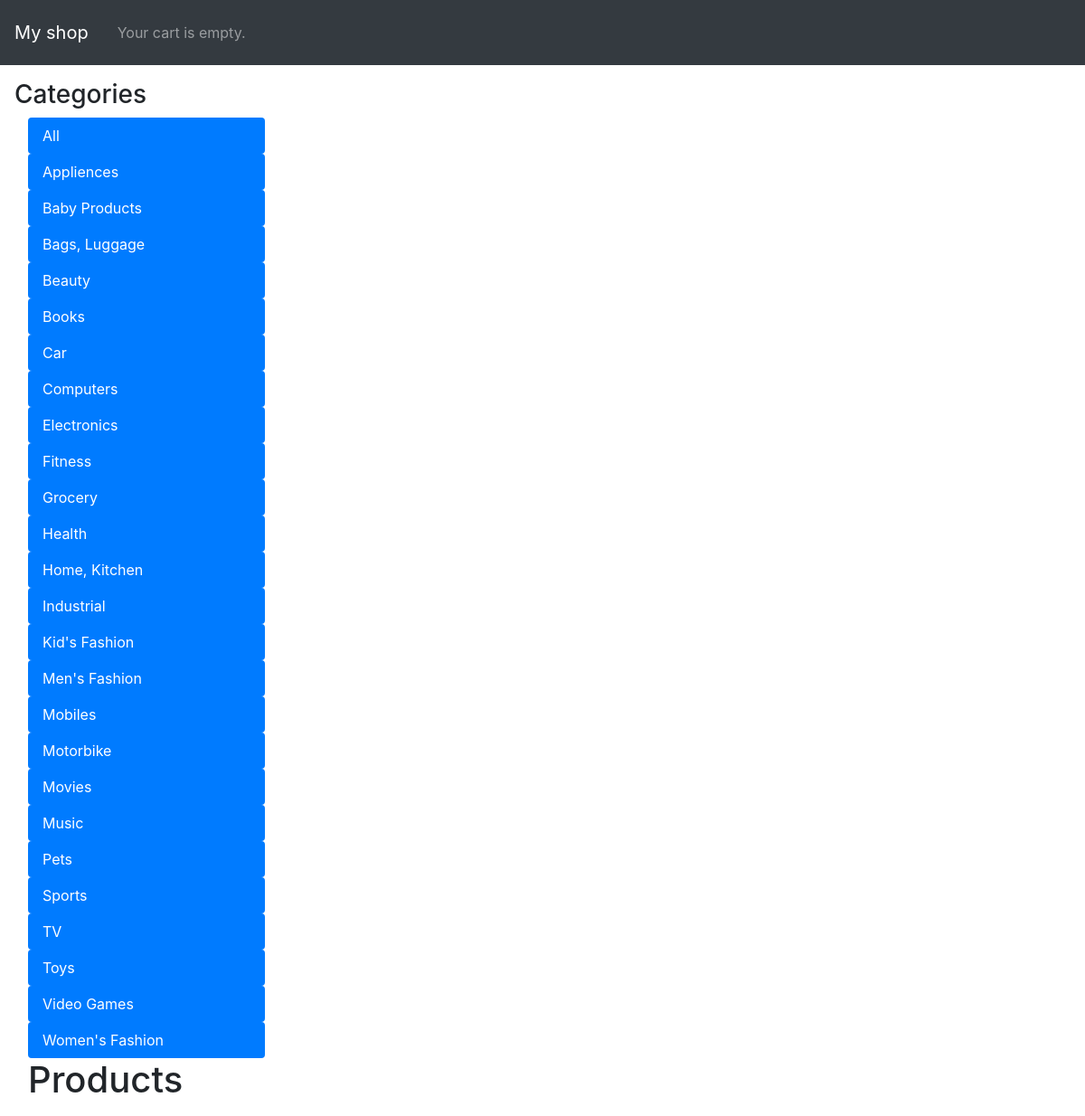
The page /ecart/ on the database its author committed.
### ecart/models.py (models this page shows, shortened)
class Category(models.Model):
    name = models.CharField(max_length=200, db_index=True, )
    slug = models.SlugField(max_length=200, unique=True, )
    class Meta:
        ordering = ('name',)
        verbose_name = 'category'
        verbose_name_plural = 'categories'
    def get_absolute_url(self):
        return reverse('ecart:product_list_by_category', args=[self.slug])

### ecart/views.py (the view)
# urls.py: path('', views.product_list_main , name='product_list'),
def product_list_main(request):
    category = None
    categories = Category.objects.all()
    products = Product.objects.filter(available=True)
    return render(request, 'ecart/product/list.html',{
        'category': category,
        'categories': categories,
        'products': products,
    })

### cart/cart.py (called while the page is built)
    def __len__(self):
        return sum(item['quantity'] for item in self.cart.values())

### cart/context_processors.py (called while the page is built)
def cart(request):
    return {'cart': Cart(request)}

### ecart/templates/ecart/product/list.html (shortened to what this page needs)
{% extends "ecart/base.html" %}
{% load static %}
{% block content %}
  <div style="height:100%">
    <h3>Categories</h3>
    <div class="col-3">
      <div class="nav flex-column nav-pills fixed-left" aria-orientation="vertical">
        <a class="nav-link active" id="v-pills-home-tab" data-toggle="pill" href="{% url 'ecart:product_list' %}">All</a>
        {% for c in categories %}
          <a class="nav-link active" id="v-pills-home-tab" data-toggle="pill" href="{{ c.get_absolute_url }}">{{ c.name }}</a>
        {% endfor %}
      </div>
    </div>
    <div id="main" class="product-list col-9">
      <h1>{% if category %}{{ category.name }}{% else %}Products{% endif %}</h1>
    </div>
  </div>
{% endblock %}

### ecart/templates/ecart/base.html (shortened to what this page needs)
{% load static %}
<!DOCTYPE html>
<html lang="en" dir="ltr">
  <head>
    <link href="{% static 'ecart/css/base.css' %}" rel="stylesheet">
    <link rel="stylesheet" href="https://cdn.jsdelivr.net/npm/bootstrap@4.5.3/dist/css/bootstrap.min.css">
  </head>
  <body>
    <nav class="navbar navbar-expand-lg navbar-dark bg-dark sticky-top md-3 p-3">
      <a class="navbar-brand logo" href="/ecart/">My shop</a>
      <div class="collapse navbar-collapse" id="navbarSupportedContent">
        <div class="cart">
          {% with total_items=cart|length %}
            {% if cart|length > 0 %}
              Your cart:
              <a class="nav-link" href="{% url "cart:cart_detail" %}">
                {{ total_items }} item{{ total_items|pluralize }},
                ${{ cart.get_total_price }}
              </a>
            {% else %}
              <span class="nav-link navbar-text">
                Your cart is empty.
              </span>
            {% endif %}
          {% endwith %}
        </div>
      </div>
    </nav>
    <div class="m-3">
      {% block content %}
      {% endblock %}
    </div>
  </body>
</html>

### static/ecart/css/base.css (style rules this page uses)
html { min-height: 100%; }

### rows shown on the page
Category: name "Appliences"
Category: name "Baby Products"
Category: name "Bags, Luggage"
Category: name "Beauty"
Category: name "Books"
Category: name "Car"
Category: name "Computers"
Category: name "Electronics"
Category: name "Fitness"
Category: name "Grocery"
Category: name "Health"
Category: name "Home, Kitchen"
Category: name "Industrial"
Category: name "Kid's Fashion"
Category: name "Men's Fashion"
Category: name "Mobiles"
Category: name "Motorbike"
Category: name "Movies"
Category: name "Music"
Category: name "Pets"
Category: name "Sports"
Category: name "TV"
Category: name "Toys"
Category: name "Video Games"
Category: name "Women's Fashion"
